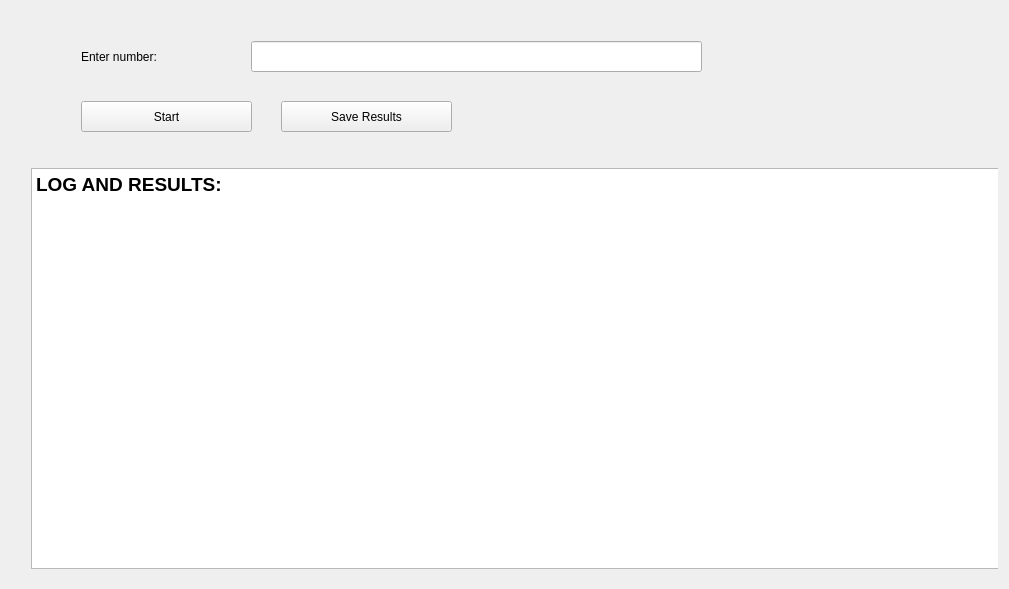
<?xml version="1.0" encoding="UTF-8"?>
<ui version="4.0">
 <class>phoneNumberParser</class>
 <widget class="QWidget" name="phoneNumberParser">
  <property name="geometry">
   <rect>
    <x>0</x>
    <y>0</y>
    <width>1009</width>
    <height>589</height>
   </rect>
  </property>
  <property name="windowTitle">
   <string>Form</string>
  </property>
  <property name="windowIcon">
   <iconset resource="main_icon_files.qrc">
    <normaloff>:/mainLogo/logo.png</normaloff>:/mainLogo/logo.png</iconset>
  </property>
  <layout class="QGridLayout" name="gridLayout">
   <item row="0" column="0">
    <widget class="QWidget" name="widget_2" native="true">
     <property name="maximumSize">
      <size>
       <width>16777215</width>
       <height>141</height>
      </size>
     </property>
     <widget class="QLabel" name="label">
      <property name="geometry">
       <rect>
        <x>70</x>
        <y>30</y>
        <width>151</width>
        <height>31</height>
       </rect>
      </property>
      <property name="styleSheet">
       <string notr="true">font: 11pt &quot;Hack&quot;;</string>
      </property>
      <property name="text">
       <string>Enter number:</string>
      </property>
     </widget>
     <widget class="QLineEdit" name="lineEdit_phoneInput">
      <property name="geometry">
       <rect>
        <x>240</x>
        <y>30</y>
        <width>451</width>
        <height>31</height>
       </rect>
      </property>
      <property name="styleSheet">
       <string notr="true">font: 11pt &quot;Hack&quot;;</string>
      </property>
      <property name="inputMethodHints">
       <set>Qt::ImhNone</set>
      </property>
     </widget>
     <widget class="QPushButton" name="pushButton_startProccess">
      <property name="geometry">
       <rect>
        <x>70</x>
        <y>90</y>
        <width>171</width>
        <height>31</height>
       </rect>
      </property>
      <property name="styleSheet">
       <string notr="true">font: 11pt &quot;Hack&quot;;</string>
      </property>
      <property name="text">
       <string>Start</string>
      </property>
     </widget>
     <widget class="QPushButton" name="pushButton_saveResults">
      <property name="geometry">
       <rect>
        <x>270</x>
        <y>90</y>
        <width>171</width>
        <height>31</height>
       </rect>
      </property>
      <property name="styleSheet">
       <string notr="true">font: 11pt &quot;Hack&quot;;</string>
      </property>
      <property name="text">
       <string>Save Results</string>
      </property>
     </widget>
    </widget>
   </item>
   <item row="1" column="0">
    <widget class="QWidget" name="widget" native="true">
     <widget class="QTextBrowser" name="textBrowser_logConsole">
      <property name="geometry">
       <rect>
        <x>20</x>
        <y>10</y>
        <width>971</width>
        <height>401</height>
       </rect>
      </property>
      <property name="styleSheet">
       <string notr="true">font: 11pt &quot;Hack&quot;;</string>
      </property>
      <property name="html">
       <string>&lt;!DOCTYPE HTML PUBLIC &quot;-//W3C//DTD HTML 4.0//EN&quot; &quot;http://www.w3.org/TR/REC-html40/strict.dtd&quot;&gt;
&lt;html&gt;&lt;head&gt;&lt;meta name=&quot;qrichtext&quot; content=&quot;1&quot; /&gt;&lt;style type=&quot;text/css&quot;&gt;
p, li { white-space: pre-wrap; }
&lt;/style&gt;&lt;/head&gt;&lt;body style=&quot; font-family:'Hack'; font-size:11pt; font-weight:400; font-style:normal;&quot;&gt;
&lt;p style=&quot; margin-top:0px; margin-bottom:0px; margin-left:0px; margin-right:0px; -qt-block-indent:0; text-indent:0px;&quot;&gt;&lt;span style=&quot; font-size:14pt; font-weight:600;&quot;&gt;LOG AND RESULTS:&lt;/span&gt;&lt;/p&gt;&lt;/body&gt;&lt;/html&gt;</string>
      </property>
     </widget>
    </widget>
   </item>
  </layout>
 </widget>
 <resources>
  <include location="main_icon_files.qrc"/>
 </resources>
 <connections/>
</ui>
